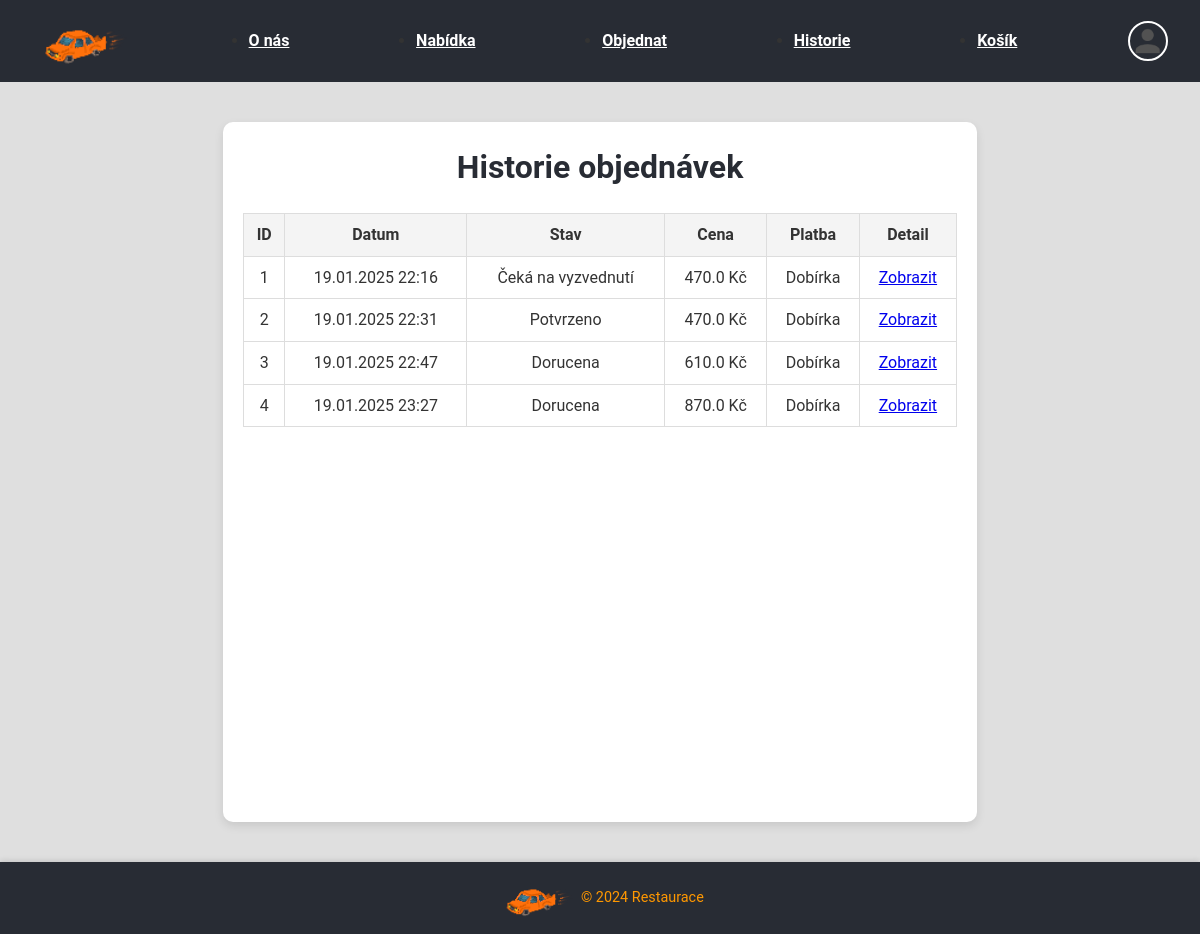
Screenshot of /historie (signed in) with the database file from the repository.
### website/models.py (models this page shows)
class Objednavka(db.Model):
    id = db.Column(db.Integer, primary_key=True)
    datum_objednani = db.Column(db.DateTime(timezone=True), default=func.now())
    cena = db.Column(db.Float())
    zpusob_platby = db.Column(db.String(150))
    uzivatel_id = db.Column(db.Integer, db.ForeignKey('uzivatel.id'))
    doruceni_id = db.Column(db.Integer, db.ForeignKey('doruceni.id'))
    restaurace_id = db.Column(db.Integer, db.ForeignKey('restaurace.id'))
    foods = db.relationship('Food')
    doruceni = db.relationship('Doruceni', backref='objednavky', foreign_keys=[doruceni_id])
    restaurace = db.relationship('Restaurace', backref='objednavky', foreign_keys=[restaurace_id])

class Doruceni(db.Model):
    id = db.Column(db.Integer, primary_key=True)
    stav_objednavky = db.Column(db.String(150), default = "Čeká na zpracování")
    doruceni_adresa = db.Column(db.String(255),nullable = True)
    uzivatel_id = db.Column(db.Integer, db.ForeignKey('uzivatel.id'))
    poslicek_id = db.Column(db.Integer, db.ForeignKey('uzivatel.id'))

### website/views.py (the view)
@views.route('/historie')
@login_required
def historie():
    orders = Objednavka.query.filter_by(uzivatel_id=current_user.id).all()
    return render_template("historie.html", orders=orders)

### website/templates/historie.html (shortened to what this page needs)
<!DOCTYPE html>
<html lang="en">
<head>
    <link rel="stylesheet" href="{{ url_for('static', filename='styles.css') }}">
</head>
<body>
    <header>
        <nav>
            <ul class="nav-list">
                <a href="{{ url_for('views.index') }}" class="logo">
                    <img src="{{ url_for('static', filename='images/logo.png') }}" alt="Logo" class="logo-img">
                </a>
                <li><a href="{{ url_for('views.index') }}">O nás</a></li>
                <li><a href="{{ url_for('views.nabidka') }}">Nabídka</a></li>
                <li><a href="{{ url_for('views.objednat') }}">Objednat</a></li>
                <li><a href="{{ url_for('views.historie') }}">Historie</a></li>
                <li><a href="{{ url_for('views.cart') }}">Košík</a></li>
                <img src="{{ url_for('static', filename='images/profile.png') }}" alt="User" class="user-button-img" onclick="toggleMenu()">
            </ul>
        </nav>
    </header>
    <main>
        {% if current_user.is_authenticated %}
        <section class="history-section">
            <h1>Historie objednávek</h1>
            <div id="order-history">
                <table>
                    <thead>
                        <tr>
                            <th>ID</th>
                            <th>Datum</th>
                            <th>Stav</th>
                            <th>Cena</th>
                            <th>Platba</th>
                            <th>Detail</th>
                        </tr>
                    </thead>
                    <tbody>
                        {% for order in orders %}
                        <tr>
                            <td>{{ order.id }}</td>
                            <td>{{ order.datum_objednani.strftime('%d.%m.%Y %H:%M') }}</td>
                            <td>
                                {% if order.doruceni %}
                                    {{ order.doruceni.stav_objednavky }}
                                {% else %}
                                    <span class="error">Chybí doručení</span>
                                {% endif %}
                            </td>
                            <td>{{ order.cena }} Kč</td>
                            <td>{{ order.zpusob_platby }}</td>
                            <td>
                                <a href="{{ url_for('views.order_details', order_id=order.id) }}">Zobrazit</a>
                            </td>
                        </tr>
                        {% endfor %}
                    </tbody>
                </table>
            </div>
        </section>
        {% endif %}
    </main>
    <footer>
        <div class="footer-content">
            <img src="{{ url_for('static', filename='images/logo.png') }}" alt="Logo" class="footer-logo">
            <p>&copy; 2024 Restaurace</p>
        </div>
    </footer>
</body>
</html>

### website/static/styles.css (style rules this page uses)
* { margin: 0; padding: 0; box-sizing: border-box; }
:root { --orange: #ff9800; --orange-hover:#ec940f; --grey: #282c34; --lightgrey: #5e5e5e; --background:#dfdfdf; --content-background:#ffffff; --text-field-color: #fdf7eb; --shadow-color: rgba(0, 0, 0, 0.1); --button-green-hover: linear-gradient(45deg, #33fa62,#46bb60); --button-green: linear-gradient(45deg, #28a745,#218838); --button-red-hover: linear-gradient(45deg, #d63434, #ff4444); --button-red: linear-gradient(45deg,#aa1212, #ee2424); }
body { display: flex; flex-direction: column; margin: auto; font-family: 'Roboto', sans-serif; line-height: 1.6; color: #333; background-color: var(--background); justify-content: center; min-height: 100vh; }
header { background-color: var(--grey); padding: 1rem 2rem; }
.nav-list { display: flex; align-items: center; justify-content: space-between; }
.logo { display: flex; align-items: center; }
.logo-img { height: 50px; }
.nav-list li { margin: 0 1rem; }
.nav-list a { color: var(--content-background); font-weight: 700; transition: color 0.3s ease; }
.user-button-img { height: 40px; border-radius: 50%; border: 2px solid var(--content-background); transition: transform 0.3s ease; }
main { display:flex; align-items:first baseline; padding: 20px; column-gap: 20px; width: 100%; }
footer { background-color: #ffffff; text-align: center; padding: 10px 0; margin-top: auto; box-shadow: 0 -2px 5px var(--shadow-color); }
.footer-content { font-size: 0.9rem; color: #666; }
.history-section { width:65%; height: 700px; max-width: 75%; margin: 20px auto; padding: 20px; background-color: #ffffff; border-radius: 10px; box-shadow: 0 4px 10px var(--shadow-color); text-align: center; }
.history-section h1 { font-size: 2rem; margin-bottom: 20px; color: var(--grey); }
.footer-content { display: flex; justify-content: center; align-items: center; color: var(--orange); }
footer { margin-top: auto; background-color: var(--grey); padding: 1rem 2rem; text-align: center; }
.footer-logo { height: 40px; }
#order-history table { width: 100%; border-collapse: collapse; margin-top: 20px; }
#order-history th, #order-history td { border: 1px solid #ddd; padding: 8px; text-align: center; }
#order-history th { background-color: #f4f4f4; font-weight: bold; }
section { margin-bottom: 40px; }

### rows the page displays
Objednavka: id "1", datum_objednani "19.01.2025 22:16", doruceni.stav_objednavky "Čeká na vyzvednutí", cena "470.0", zpusob_platby "Dobírka"
Objednavka: id "2", datum_objednani "19.01.2025 22:31", doruceni.stav_objednavky "Potvrzeno", cena "470.0", zpusob_platby "Dobírka"
Objednavka: id "3", datum_objednani "19.01.2025 22:47", doruceni.stav_objednavky "Dorucena", cena "610.0", zpusob_platby "Dobírka"
Objednavka: id "4", datum_objednani "19.01.2025 23:27", doruceni.stav_objednavky "Dorucena", cena "870.0", zpusob_platby "Dobírka"
